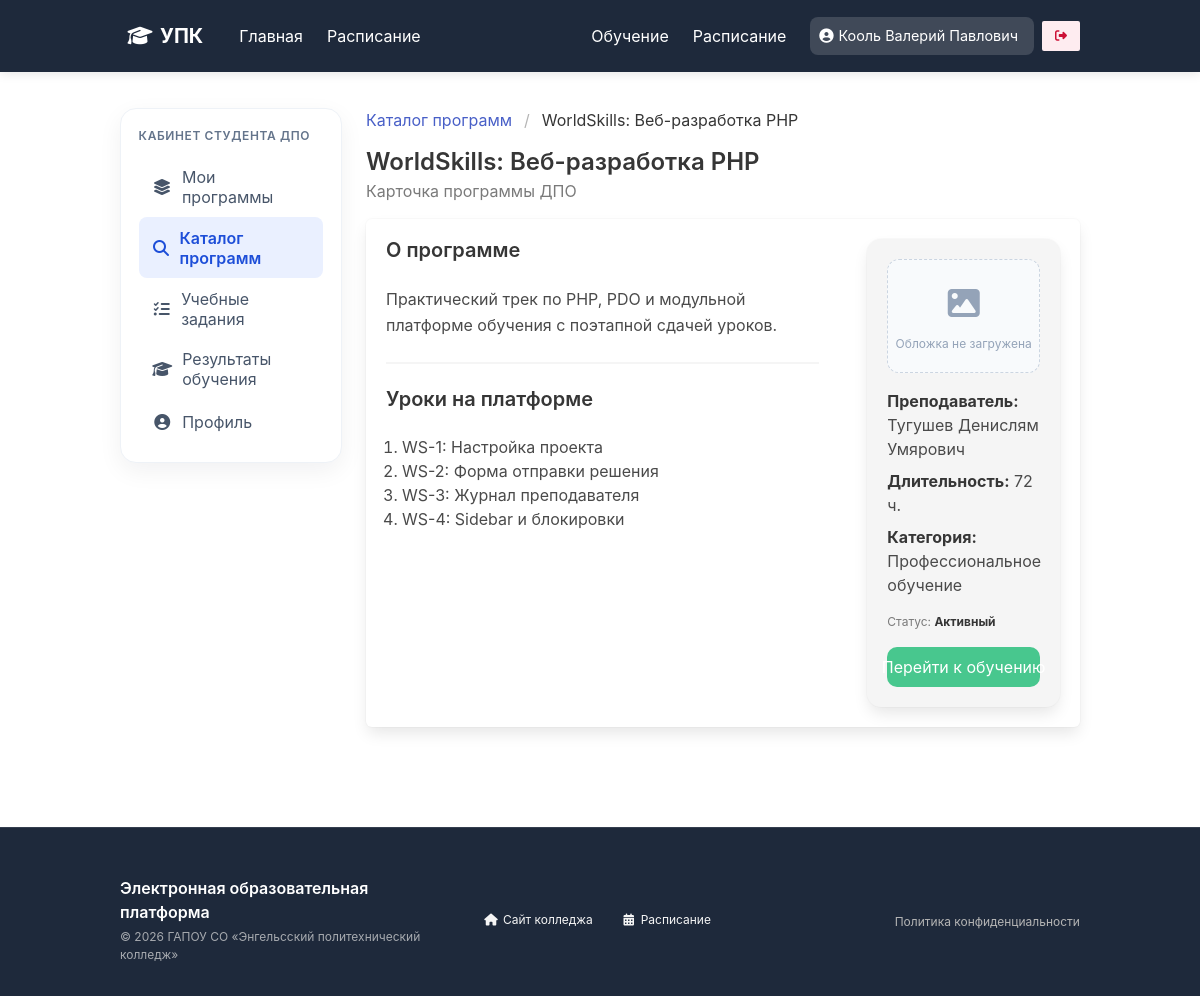
/pages/student/course_details.php?id=19 (signed in), run on the app's committed database.
### tables this page shows
CREATE TABLE `courses` (
  `id` int NOT NULL,
  `name` varchar(255) NOT NULL,
  `teacher_id` int DEFAULT NULL,
  `description` text,
  `image_path` varchar(255) DEFAULT NULL,
  `status` enum('Активный','Архив','Черновик') NOT NULL DEFAULT 'Черновик',
  `category` varchar(100) DEFAULT 'Профессиональное обучение',
  `duration_hours` int DEFAULT '72',
  `price` decimal(10,2) DEFAULT '0.00',
  `project_name` varchar(120) DEFAULT NULL,
  `learning_format` varchar(120) DEFAULT NULL,
  `training_type` varchar(120) DEFAULT NULL
);

CREATE TABLE `assignments` (
  `id` int NOT NULL,
  `course_id` int NOT NULL,
  `title` varchar(255) NOT NULL,
  `file_path` varchar(255) DEFAULT NULL,
  `description` text,
  `due_date` datetime DEFAULT NULL,
  `created_at` timestamp NULL DEFAULT CURRENT_TIMESTAMP
);

### pages/student/course_details.php (the view, shortened to what this page needs)
<?php
require_once __DIR__ . '/../../db/db.php';
$role = $_SESSION['role'];
$uid = (int)$_SESSION['user_id'];
$course_id = (int)($_GET['id'] ?? 0);
$stmt = $db->prepare("
    SELECT c.*, COALESCE(u.full_name, 'Преподаватель будет назначен') AS teacher
    FROM courses c
    LEFT JOIN users u ON c.teacher_id = u.id
    WHERE c.id = ?
");
$stmt->execute([$course_id]);
$course = $stmt->fetch();
$canEdit = ($role === 'admin')
    || ($role === 'teacher' && (int)($course['teacher_id'] ?? 0) === $uid);
$assignStmt = $db->prepare('SELECT id, title FROM assignments WHERE course_id = ? ORDER BY id ASC');
$assignStmt->execute([$course_id]);
$assignments = $assignStmt->fetchAll();
$sub = null;
if ($role === 'student') {
    $check = $db->prepare('SELECT status FROM course_subscriptions WHERE user_id = ? AND course_id = ?');
    $check->execute([$uid, $course_id]);
    $sub = $check->fetch();
}
include __DIR__ . '/../../includes/header.php';
$backHref = $role === 'admin'
    ? '../admin/manage_courses.php'
    : ($role === 'teacher' ? '../teacher/teacher_courses.php' : 'courses.php');
$backLabel = $role === 'admin'
    ? 'К каталогу (админка)'
    : ($role === 'teacher' ? 'Мои программы' : 'Каталог программ');
?>
<section class="section course-details-page">
    <div class="container">
        <div class="columns">
            <div class="column is-3">
                <?php if ($role === 'admin'): ?>
                    <?php include __DIR__ . '/../admin/sidebar.php'; ?>
                <?php elseif ($role === 'teacher'): ?>
                    <?php include __DIR__ . '/../teacher/sidebar_teacher.php'; ?>
                <?php else: ?>
                    <?php include __DIR__ . '/sidebar_student.php'; ?>
                <?php endif; ?>
            </div>
            <div class="column">
                <nav class="breadcrumb mb-4" aria-label="breadcrumbs">
                    <ul>
                        <li><a href="<?= htmlspecialchars($backHref) ?>"><?= htmlspecialchars($backLabel) ?></a></li>
                        <li class="is-active"><a href="#" aria-current="page"><?= htmlspecialchars((string)$course['name']) ?></a></li>
                    </ul>
                </nav>
                <div class="level is-mobile mb-4">
                    <div class="level-left">
                        <div>
                            <h1 class="title is-4 mb-1"><?= htmlspecialchars((string)$course['name']) ?></h1>
                            <p class="is-size-6 has-text-grey">Карточка программы ДПО</p>
                        </div>
                    </div>
                </div>
                <div class="box">
                    <div class="columns is-variable is-6">
                        <div class="column is-8">
                            <div class="content">
                                <h2 class="title is-5">О программе</h2>
                                <?php if (trim((string)($course['description'] ?? '')) !== ''): ?>
                                    <div class="course-details-prose"><?= nl2br(htmlspecialchars((string)$course['description'])) ?></div>
                                <?php else: ?>
                                    <p class="has-text-grey">Описание пока не заполнено<?= $canEdit ? ' — нажмите «Редактировать страницу».' : '.' ?></p>
                                <?php endif; ?>
                            </div>
                            <hr>
                            <?php if (!empty($assignments)): ?>
                                <h2 class="title is-5">Уроки на платформе</h2>
                                <ol class="course-details-lesson-list ml-4">
                                    <?php foreach ($assignments as $a): ?>
                                        <li><?= htmlspecialchars((string)$a['title']) ?></li>
                                    <?php endforeach; ?>
                                </ol>
                            <?php endif; ?>
                        </div>
                        <div class="column is-4">
                            <div class="box has-background-light course-details-aside">
                                <figure class="image course-details-cover mb-4">
                                    <?php if (!empty($course['image_path'])): ?>
                                        <img src="<?= htmlspecialchars((string)$course['image_path']) ?>" alt="" style="border-radius: 14px; object-fit: cover; width:100%; aspect-ratio:4/3;">
                                    <?php else: ?>
                                        <div class="course-cover-placeholder is-4by3">
                                            <span class="icon is-large"><i class="fas fa-image fa-2x"></i></span>
                                            <span class="is-size-7">Обложка не загружена</span>
                                        </div>
                                    <?php endif; ?>
                                </figure>
                                <p class="is-size-6 mb-2"><strong>Преподаватель:</strong> <?= htmlspecialchars((string)$course['teacher']) ?></p>
                                <p class="is-size-6 mb-2"><strong>Длительность:</strong> <?= (int)($course['duration_hours'] ?? 72) ?> ч.</p>
                                <p class="is-size-6 mb-4"><strong>Категория:</strong> <?= htmlspecialchars((string)($course['category'] ?: 'Профессиональное обучение')) ?></p>
                                <p class="is-size-7 has-text-grey mb-4">Статус: <strong><?= htmlspecialchars((string)($course['status'] ?? '')) ?></strong></p>
                                <?php if ($role === 'student'): ?>
                                    <?php if (!$sub): ?>
                                        <form action="subscribe.php" method="POST">
                                            <input type="hidden" name="course_id" value="<?= $course_id ?>">
                                            <button type="submit" class="button is-link is-fullwidth is-medium"<?= ($course['status'] ?? '') !== 'Активный' ? ' disabled title="Запись только для активных программ"' : '' ?>>Записаться</button>
                                        </form>
                                    <?php elseif ($sub['status'] === 'pending'): ?>
                                        <button type="button" class="button is-warning is-fullwidth" disabled>Заявка на рассмотрении</button>
                                    <?php elseif ($sub['status'] === 'active'): ?>
                                        <a href="student_tasks.php?course_id=<?= $course_id ?>" class="button is-success is-fullwidth">Перейти к обучению</a>
                                    <?php elseif ($sub['status'] === 'completed'): ?>
                                        <a href="student_grades.php" class="button is-link is-fullwidth">Результаты обучения</a>
                                    <?php elseif ($sub['status'] === 'rejected'): ?>
                                        <div class="notification is-danger is-light">Заявка отклонена</div>
                                    <?php endif; ?>
                                <?php endif; ?>
                            </div>
                        </div>
                    </div>
                </div>
            </div>
        </div>
    </div>
</section>
<?php include __DIR__ . '/../../includes/footer.php'; ?>

### css/style.css (style rules this page uses)
:root { --primary-dark:#0D1F3C; --primary-blue:#3366CC; --light-gray:#F7F7F7; --border-gray:#E0E0E0; }
html, body { height: 100%; margin: 0; padding: 0; overflow-x: hidden; }
body { display: flex; flex-direction: column; min-height: 100vh; }
.course-cover-placeholder { height: 100%; min-height: 220px; width: 100%; display: flex; flex-direction: column; align-items: center; justify-content: center; gap: 0.5rem; background: #f8fafc; color: #94a3b8; border: 1px dashed #cbd5e1; border-radius: 12px; }
.course-cover-placeholder.is-4by3 { min-height: 0; aspect-ratio: 4 / 3; }
.button.is-link, .button.is-success, .button.is-warning, .button.is-danger, .button.is-info { border-radius: 10px; }
.course-details-prose { line-height: 1.65; }
.course-details-lesson-list { list-style-position: outside; }
.course-details-aside { border-radius: 14px; position: sticky; top: 5.5rem; }

### includes/header.php (style rules this page uses)
:root { --primary-blue: #3366cc; --primary-dark: #1e293b; }

### includes/footer.php (style rules this page uses)
body { display: flex; flex-direction: column; min-height: 100vh; }

### data on the page
courses: name "WorldSkills: Веб-разработка PHP", description "Практический трек по PHP, PDO и модульной платформе обучения с поэтапной сдачей уроков.", duration_hours "72", category "Профессиональное обучение", status "Активный"
assignments: title "WS-1: Настройка проекта"
assignments: title "WS-2: Форма отправки решения"
assignments: title "WS-3: Журнал преподавателя"
assignments: title "WS-4: Sidebar и блокировки"

### other printed values
$_SESSION['full_name'] "Кооль Валерий Павлович"
$backLabel "Каталог программ"
$course['teacher'] "Тугушев Денислям Умярович"
